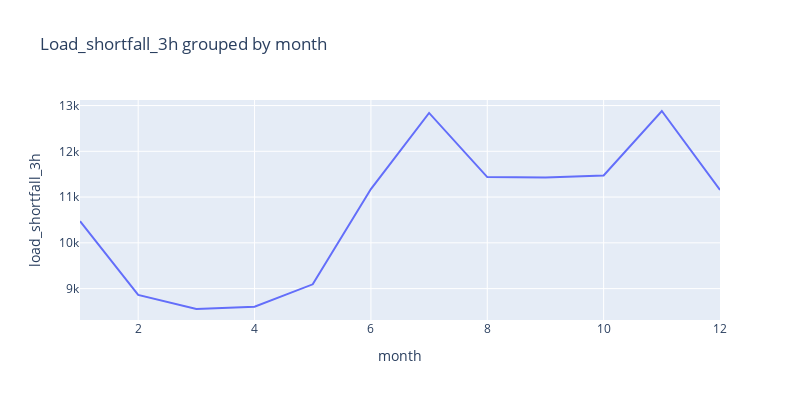

The notebook cell saved with this chart:
### Markdown cell above
#### Comment

We find that the yearly `load_shortfall_3h` plots indicates a drop in load shortfall from 2015 to 2016, and sharp increase in load shortfall from 2016 down to 2017. This may indicate a further upward trend for future years.

### Code cell
# Ploting time (month) against Load_shortfall_3h to see relationship
px.line(df_clean.groupby([df_clean['month']])['load_shortfall_3h'].mean(),
        title = 'Load_shortfall_3h grouped by month',
        y='load_shortfall_3h',width =800, height=400 )

### Figure 1 — Plotly figure (JSON) as saved in the notebook; plotly's stock layout.template omitted (floating-point values rounded to 4 significant figures)
{"data": [{"hovertemplate": "month=%{x}<br>load_shortfall_3h=%{y}<extra></extra>", "legendgroup": "", "line": {"color": "#636efa", "dash": "solid"}, "marker": {"symbol": "circle"}, "mode": "lines", "name": "", "orientation": "v", "showlegend": false, "type": "scatter", "x": [1, 2, 3, 4, 5, 6, 7, 8, 9, 10, 11, 12], "xaxis": "x", "y": [10470.0, 8863.0, 8554.0, 8603.0, 9094.0, 11180.0, 12840.0, 11440.0, 11430.0, 11470.0, 12880.0, 11160.0], "yaxis": "y"}], "layout": {"height": 400, "legend": {"tracegroupgap": 0}, "title": {"text": "Load_shortfall_3h grouped by month"}, "width": 800, "xaxis": {"anchor": "y", "domain": [0, 1], "title": {"text": "month"}}, "yaxis": {"anchor": "x", "domain": [0, 1], "title": {"text": "load_shortfall_3h"}}}}
